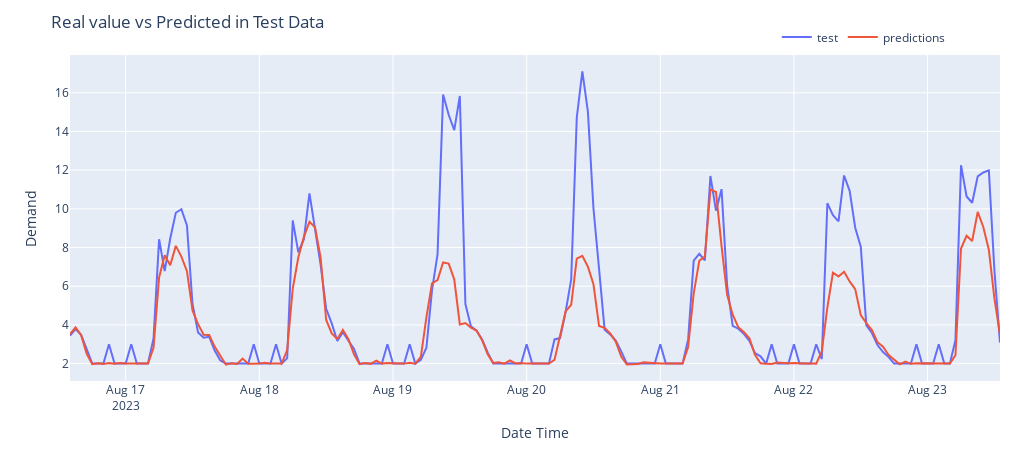

The cell this chart's notebook holds for it:
### Code cell
plotPredictions(X_test_dates[:24*7], np.expm1(y_pred[:24*7]), np.expm1(y_test[:24*7]), "predictions_Test_Week")

### Figure 1 — Plotly figure (JSON) as saved in the notebook; plotly's stock layout.template omitted (floating-point values rounded to 4 significant figures; data arrays with more than 128 entries replaced by an {"elided": "..."} marker saying what was removed)
{"data": [{"mode": "lines", "name": "test", "type": "scatter", "x": {"elided": "168 str values"}, "y": {"elided": "168 float values"}}, {"mode": "lines", "name": "predictions", "type": "scatter", "x": {"elided": "168 str values"}, "y": {"elided": "168 float values"}}], "layout": {"height": 450, "legend": {"orientation": "h", "x": 0.76, "xanchor": "left", "y": 1.1, "yanchor": "top"}, "margin": {"b": 20, "l": 70, "r": 20, "t": 55}, "title": {"text": "Real value vs Predicted in Test Data"}, "width": 1020, "xaxis": {"title": {"text": "Date Time"}}, "yaxis": {"title": {"text": "Demand"}}}}
